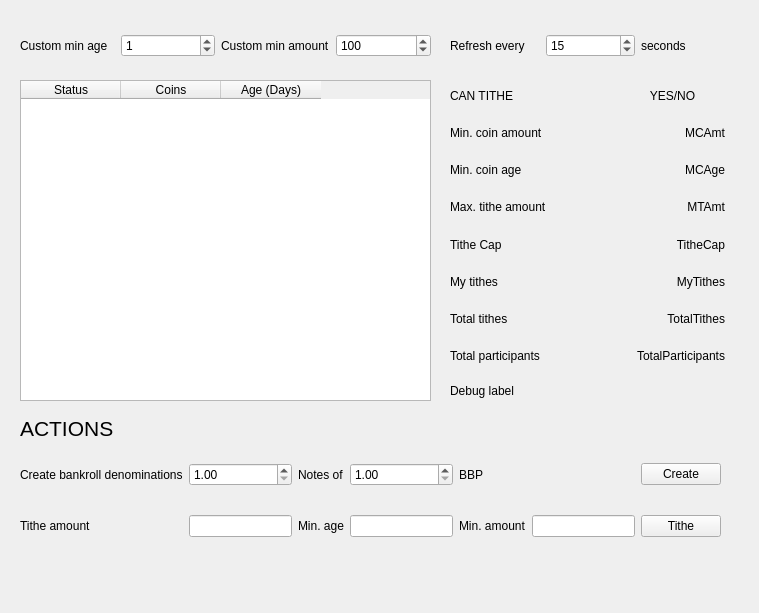
<?xml version="1.0" encoding="UTF-8"?>
<ui version="4.0">
 <class>PoGCoinReport</class>
 <widget class="QWidget" name="PoGCoinReport">
  <property name="geometry">
   <rect>
    <x>0</x>
    <y>0</y>
    <width>759</width>
    <height>613</height>
   </rect>
  </property>
  <property name="sizePolicy">
   <sizepolicy hsizetype="Maximum" vsizetype="Maximum">
    <horstretch>0</horstretch>
    <verstretch>0</verstretch>
   </sizepolicy>
  </property>
  <property name="windowTitle">
   <string>Form</string>
  </property>
  <widget class="QTableWidget" name="coinsTable">
   <property name="geometry">
    <rect>
     <x>20</x>
     <y>80</y>
     <width>411</width>
     <height>321</height>
    </rect>
   </property>
   <column>
    <property name="text">
     <string>Status</string>
    </property>
   </column>
   <column>
    <property name="text">
     <string>Coins</string>
    </property>
   </column>
   <column>
    <property name="text">
     <string>Age (Days)</string>
    </property>
   </column>
  </widget>
  <widget class="QWidget" name="layoutWidget">
   <property name="geometry">
    <rect>
     <x>450</x>
     <y>80</y>
     <width>161</width>
     <height>291</height>
    </rect>
   </property>
   <layout class="QVBoxLayout" name="verticalLayout">
    <item>
     <widget class="QLabel" name="label">
      <property name="text">
       <string>CAN TITHE</string>
      </property>
     </widget>
    </item>
    <item>
     <widget class="QLabel" name="label_5">
      <property name="text">
       <string>Min. coin amount</string>
      </property>
     </widget>
    </item>
    <item>
     <widget class="QLabel" name="label_3">
      <property name="text">
       <string>Min. coin age</string>
      </property>
     </widget>
    </item>
    <item>
     <widget class="QLabel" name="label_6">
      <property name="text">
       <string>Max. tithe amount</string>
      </property>
     </widget>
    </item>
    <item>
     <widget class="QLabel" name="label_7">
      <property name="text">
       <string>Tithe Cap</string>
      </property>
     </widget>
    </item>
    <item>
     <widget class="QLabel" name="label_9">
      <property name="text">
       <string>My tithes</string>
      </property>
     </widget>
    </item>
    <item>
     <widget class="QLabel" name="label_8">
      <property name="text">
       <string>Total tithes</string>
      </property>
     </widget>
    </item>
    <item>
     <widget class="QLabel" name="label_10">
      <property name="text">
       <string>Total participants</string>
      </property>
     </widget>
    </item>
   </layout>
  </widget>
  <widget class="QLabel" name="label_debug">
   <property name="geometry">
    <rect>
     <x>450</x>
     <y>380</y>
     <width>271</width>
     <height>21</height>
    </rect>
   </property>
   <property name="text">
    <string>Debug label</string>
   </property>
  </widget>
  <widget class="QWidget" name="horizontalLayoutWidget">
   <property name="geometry">
    <rect>
     <x>450</x>
     <y>30</y>
     <width>281</width>
     <height>31</height>
    </rect>
   </property>
   <layout class="QHBoxLayout" name="horizontalLayout_2">
    <item>
     <widget class="QLabel" name="label_4">
      <property name="text">
       <string>Refresh every</string>
      </property>
     </widget>
    </item>
    <item>
     <widget class="QSpinBox" name="editAutorefreshSeconds">
      <property name="minimum">
       <number>10</number>
      </property>
      <property name="maximum">
       <number>600</number>
      </property>
      <property name="value">
       <number>15</number>
      </property>
     </widget>
    </item>
    <item>
     <widget class="QLabel" name="label_2">
      <property name="text">
       <string>seconds</string>
      </property>
     </widget>
    </item>
   </layout>
  </widget>
  <widget class="QWidget" name="verticalLayoutWidget">
   <property name="geometry">
    <rect>
     <x>620</x>
     <y>80</y>
     <width>105</width>
     <height>291</height>
    </rect>
   </property>
   <layout class="QVBoxLayout" name="verticalLayout_2">
    <item>
     <widget class="QLabel" name="label_canTithe">
      <property name="text">
       <string>YES/NO</string>
      </property>
      <property name="alignment">
       <set>Qt::AlignCenter</set>
      </property>
     </widget>
    </item>
    <item>
     <widget class="QLabel" name="label_coinAmount">
      <property name="text">
       <string>MCAmt</string>
      </property>
      <property name="alignment">
       <set>Qt::AlignRight|Qt::AlignTrailing|Qt::AlignVCenter</set>
      </property>
     </widget>
    </item>
    <item>
     <widget class="QLabel" name="label_coinAge">
      <property name="text">
       <string>MCAge</string>
      </property>
      <property name="alignment">
       <set>Qt::AlignRight|Qt::AlignTrailing|Qt::AlignVCenter</set>
      </property>
     </widget>
    </item>
    <item>
     <widget class="QLabel" name="label_maxTitheAmt">
      <property name="text">
       <string>MTAmt</string>
      </property>
      <property name="alignment">
       <set>Qt::AlignRight|Qt::AlignTrailing|Qt::AlignVCenter</set>
      </property>
     </widget>
    </item>
    <item>
     <widget class="QLabel" name="label_TitheCap">
      <property name="text">
       <string>TitheCap</string>
      </property>
      <property name="alignment">
       <set>Qt::AlignRight|Qt::AlignTrailing|Qt::AlignVCenter</set>
      </property>
     </widget>
    </item>
    <item>
     <widget class="QLabel" name="label_MyTithes">
      <property name="text">
       <string>MyTithes</string>
      </property>
      <property name="alignment">
       <set>Qt::AlignRight|Qt::AlignTrailing|Qt::AlignVCenter</set>
      </property>
     </widget>
    </item>
    <item>
     <widget class="QLabel" name="label_TotalTithes">
      <property name="text">
       <string>TotalTithes</string>
      </property>
      <property name="alignment">
       <set>Qt::AlignRight|Qt::AlignTrailing|Qt::AlignVCenter</set>
      </property>
     </widget>
    </item>
    <item>
     <widget class="QLabel" name="label_TotalParticipants">
      <property name="text">
       <string>TotalParticipants</string>
      </property>
      <property name="alignment">
       <set>Qt::AlignRight|Qt::AlignTrailing|Qt::AlignVCenter</set>
      </property>
     </widget>
    </item>
   </layout>
  </widget>
  <widget class="QLabel" name="label_11">
   <property name="geometry">
    <rect>
     <x>20</x>
     <y>420</y>
     <width>101</width>
     <height>16</height>
    </rect>
   </property>
   <property name="font">
    <font>
     <pointsize>16</pointsize>
    </font>
   </property>
   <property name="text">
    <string>ACTIONS</string>
   </property>
  </widget>
  <widget class="QWidget" name="gridLayoutWidget">
   <property name="geometry">
    <rect>
     <x>20</x>
     <y>440</y>
     <width>701</width>
     <height>121</height>
    </rect>
   </property>
   <layout class="QGridLayout" name="gridLayout">
    <item row="0" column="11">
     <widget class="QPushButton" name="btnCreateBankroll">
      <property name="text">
       <string>Create</string>
      </property>
     </widget>
    </item>
    <item row="1" column="0">
     <widget class="QLabel" name="label_15">
      <property name="text">
       <string>Tithe amount</string>
      </property>
     </widget>
    </item>
    <item row="1" column="2">
     <widget class="QLabel" name="label_16">
      <property name="text">
       <string>Min. age</string>
      </property>
     </widget>
    </item>
    <item row="0" column="2">
     <widget class="QLabel" name="label_13">
      <property name="text">
       <string>Notes of</string>
      </property>
     </widget>
    </item>
    <item row="1" column="1">
     <widget class="QLineEdit" name="editTitheAmount"/>
    </item>
    <item row="0" column="0">
     <widget class="QLabel" name="label_12">
      <property name="text">
       <string>Create bankroll denominations</string>
      </property>
     </widget>
    </item>
    <item row="1" column="3">
     <widget class="QLineEdit" name="editTitheMinAge"/>
    </item>
    <item row="1" column="5">
     <widget class="QLabel" name="label_17">
      <property name="text">
       <string>Min. amount</string>
      </property>
     </widget>
    </item>
    <item row="1" column="10">
     <widget class="QLineEdit" name="editTitheMinAmount"/>
    </item>
    <item row="1" column="11">
     <widget class="QPushButton" name="btnTitheSend">
      <property name="text">
       <string>Tithe</string>
      </property>
     </widget>
    </item>
    <item row="0" column="5">
     <widget class="QLabel" name="label_14">
      <property name="text">
       <string>BBP</string>
      </property>
     </widget>
    </item>
    <item row="0" column="1">
     <widget class="QDoubleSpinBox" name="editBRNotes">
      <property name="decimals">
       <number>2</number>
      </property>
      <property name="minimum">
       <double>1.000000000000000</double>
      </property>
      <property name="maximum">
       <double>99999.000000000000000</double>
      </property>
      <property name="singleStep">
       <double>5.000000000000000</double>
      </property>
      <property name="value">
       <double>1.000000000000000</double>
      </property>
     </widget>
    </item>
    <item row="0" column="3">
     <widget class="QDoubleSpinBox" name="editBRAmount">
      <property name="minimum">
       <double>1.000000000000000</double>
      </property>
      <property name="maximum">
       <double>99999.000000000000000</double>
      </property>
      <property name="singleStep">
       <double>5.000000000000000</double>
      </property>
     </widget>
    </item>
   </layout>
  </widget>
  <widget class="QWidget" name="horizontalLayoutWidget_2">
   <property name="geometry">
    <rect>
     <x>20</x>
     <y>30</y>
     <width>411</width>
     <height>31</height>
    </rect>
   </property>
   <layout class="QHBoxLayout" name="horizontalLayout_3">
    <item>
     <widget class="QLabel" name="label_18">
      <property name="text">
       <string>Custom min age</string>
      </property>
     </widget>
    </item>
    <item>
     <widget class="QSpinBox" name="editCustomAge">
      <property name="value">
       <number>1</number>
      </property>
     </widget>
    </item>
    <item>
     <widget class="QLabel" name="label_19">
      <property name="text">
       <string>Custom min amount</string>
      </property>
     </widget>
    </item>
    <item>
     <widget class="QSpinBox" name="editCustomAmount">
      <property name="maximum">
       <number>999999</number>
      </property>
      <property name="singleStep">
       <number>10</number>
      </property>
      <property name="value">
       <number>100</number>
      </property>
     </widget>
    </item>
   </layout>
  </widget>
 </widget>
 <resources/>
 <connections/>
</ui>
